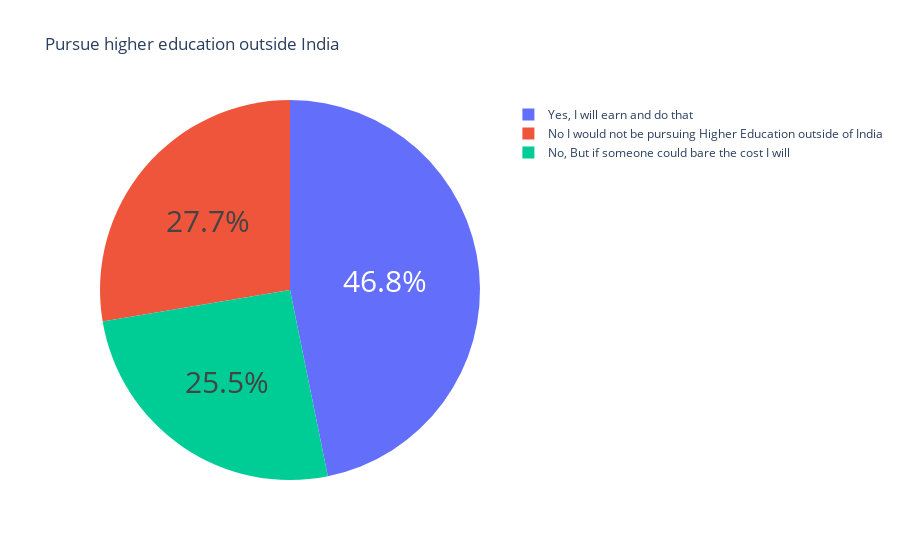

Write notebook code for a chart like this one.
### Code cell
# how many want to pursue higher education outside india with their investment?

question = df['Would you definitely pursue a Higher Education / Post Graduation outside of India ? If only you have to self sponsor it.'].value_counts()
label = question.index
counts = question.values
colors = ['gold', 'lightgreen']
fig = go.Figure(data=[go.Pie(labels=label, values=counts)])
fig.update_layout(title_text='Pursue higher education outside India')
fig.update_traces(hoverinfo='label+value', textinfo='percent', textfont_size=30,)
fig.show()

### Figure 1 — Plotly figure (JSON) as saved in the notebook; plotly's stock layout.template omitted (floating-point values rounded to 4 significant figures)
{"data": [{"hoverinfo": "label+value", "labels": ["Yes, I will earn and do that", "No I would not be pursuing Higher Education outside of India", "No, But if someone could bare the cost I will"], "textfont": {"size": 30}, "textinfo": "percent", "type": "pie", "values": [110, 65, 60]}], "layout": {"title": {"text": "Pursue higher education outside India"}}}
